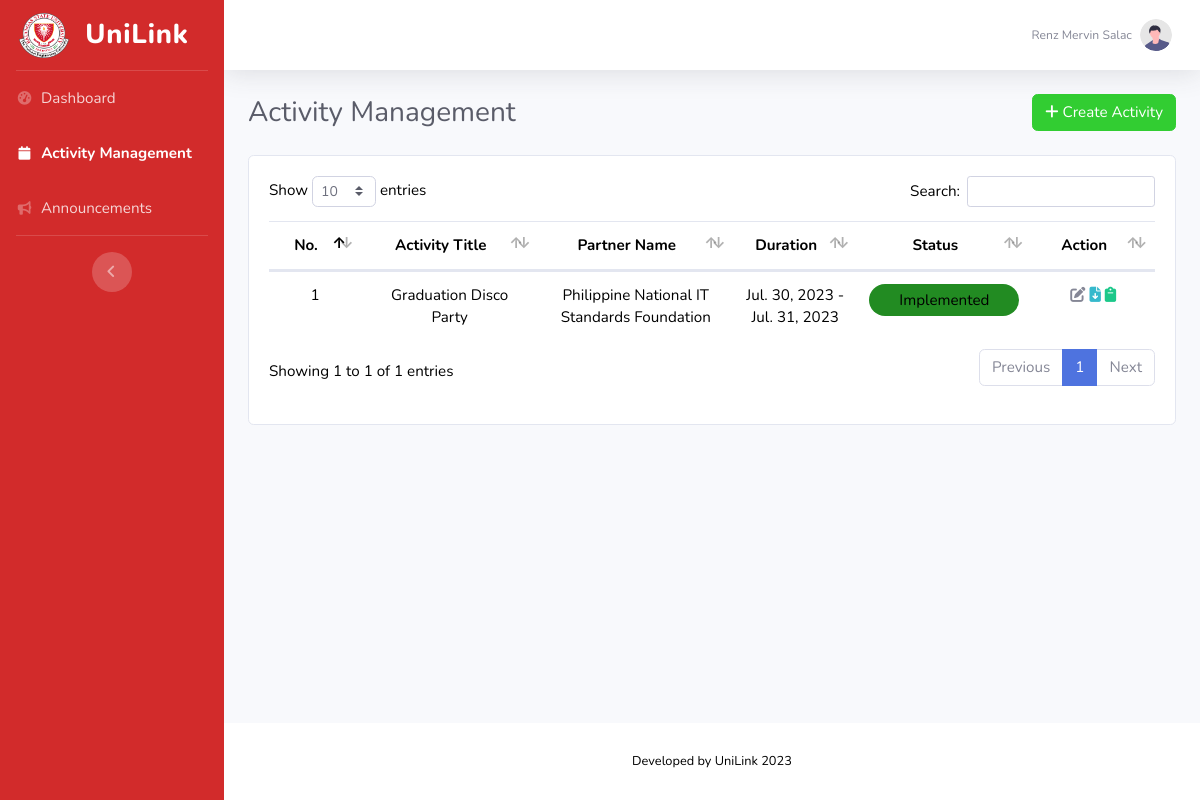
The app's page /FACULTY_ASSOCDEAN/ui-formsPreview.php (signed in), older data.
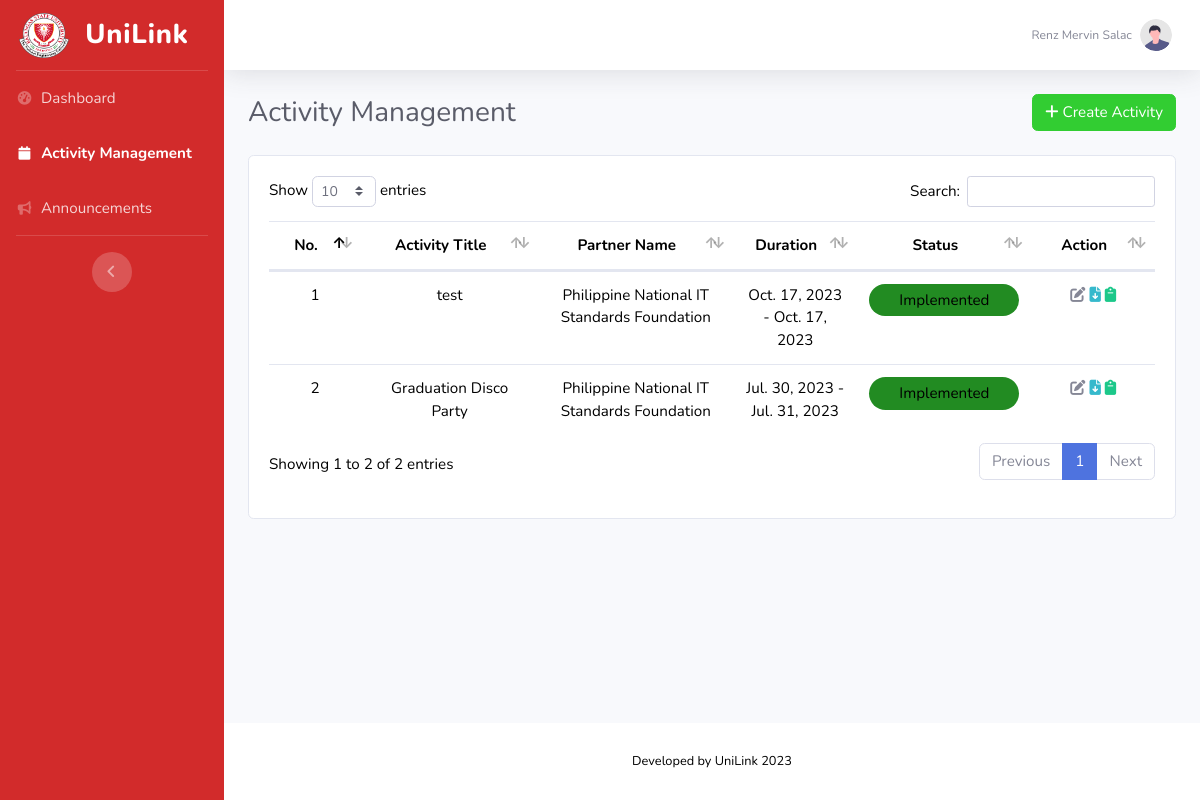
The same page, newer data.
### tables this page shows
CREATE TABLE `users` (
  `id` int(11) NOT NULL,
  `title` varchar(100) NOT NULL,
  `first_name` varchar(100) NOT NULL,
  `mid_name` varchar(100) NOT NULL,
  `last_name` varchar(100) NOT NULL,
  `sex` varchar(25) NOT NULL,
  `email` varchar(100) NOT NULL,
  `campus` varchar(255) NOT NULL,
  `college` varchar(255) NOT NULL,
  `pass` varchar(255) NOT NULL,
  `privelege` varchar(25) NOT NULL
);

CREATE TABLE `activityform` (
  `id` varchar(255) NOT NULL DEFAULT uuid(),
  `activity_title` varchar(255) DEFAULT NULL,
  `campus` varchar(255) DEFAULT NULL,
  `college` varchar(100) DEFAULT NULL,
  `program` varchar(100) DEFAULT NULL,
  `partner_type` varchar(100) DEFAULT NULL,
  `partner` varchar(100) DEFAULT NULL,
  `start_date` date DEFAULT NULL,
  `end_date` date DEFAULT NULL,
  `rationale` mediumtext DEFAULT NULL,
  `objective` mediumtext DEFAULT NULL,
  `budget` varchar(100) DEFAULT NULL
);

### FACULTY_ASSOCDEAN/ui-formsPreview.php (the view, shortened to what this page needs)
<!DOCTYPE html>
<html lang="en">
<head>
    <link href="vendor/fontawesome-free/css/all.min.css" rel="stylesheet" type="text/css">
     <link href="css/sb-admin-2.min.css" rel="stylesheet">
     <link rel="stylesheet" href="https://cdnjs.cloudflare.com/ajax/libs/twitter-bootstrap/4.5.2/css/bootstrap.css">
    <link href="https://maxcdn.bootstrapcdn.com/bootstrap/4.5.2/css/bootstrap.min.css" rel="stylesheet">
    <link href="vendor/datatables/dataTables.bootstrap4.min.css" rel="stylesheet">
    <link href="css/sb-admin-2.min.css" rel="stylesheet">
</head>
<body id="page-top">
    <div id="wrapper">
        <ul class="navbar-nav bg-gradient-primary sidebar sidebar-dark accordion" id="accordionSidebar">
            <a class="sidebar-brand d-flex align-items-center justify-content-center" href="index.php">
                <img src="..\imgs\BSU.png" height="45" width="50">
                <div class="sidebar-brand-text mx-3">UniLink</div>
            </a>
            <hr class="sidebar-divider my-0">
            <li class="nav-item">
                <a class="nav-link" href="index.php">
                    <i class="fas fa-fw fa-tachometer-alt"></i>
                    <span>Dashboard</span></a>
            </li>
            <li class="nav-item active">
                <a class="nav-link" href="ui-formsPreview.php">
                    <i class="fas fa-fw fa-calendar"></i>
                    <span>Activity Management</span></a>
            </li>
            <li class="nav-item">
                <a class="nav-link" href="ui-announcement.php">
                    <i class="fas fa-fw fa-bullhorn"></i>
                    <span>Announcements</span>
                </a>
            </li>
            <hr class="sidebar-divider">
            <div class="text-center d-none d-md-inline">
                <button class="rounded-circle border-0" id="sidebarToggle"></button>
            </div>
        </ul>
        <div id="content-wrapper" class="d-flex flex-column">
            <div id="content">
                <nav class="navbar navbar-expand navbar-light bg-white topbar mb-4 static-top shadow">
                    <ul class="navbar-nav ml-auto">
                        <li class="nav-item dropdown no-arrow">
                            <a class="nav-link dropdown-toggle" href="#" id="userDropdown" role="button"
                                data-toggle="dropdown" aria-haspopup="true" aria-expanded="false">
                                <?php
                                      $id = $_SESSION['id'];
                                      include '../db.php';
                                      $sql = "SELECT * FROM `users` WHERE `id` = '$id'";
                                      $result = $conn->query($sql);
                                      $row = $result->fetch_assoc();
                                  ?>
                                <span class="mr-2 d-none d-lg-inline text-gray-600 small"><?=$row['first_name']." ".$row['last_name']?></span>
                                <img class="img-profile rounded-circle"
                                    src="imgs/undraw_profile.svg">
                            </a>
                        </li>
                    </ul>
                </nav>
                <div class="container-fluid">
                    <div class="d-flex justify-content-between align-items-center mb-4">
                        <h3 class="h3 mb-0 text-gray-800">Activity Management</h3>
                        <div class="d-flex">
                            <a class="btn btn-primary rounded-fill" href="ui-forms.php" role="button">
                                <i class="fas fa-plus"></i> Create Activity
                            </a>
                        </div>
                    </div>
                    <div class="card">
                        <div class="card-body">
                            <div class="table">
                             <table id="activityTable" class="display" data-ordering="true" data-paging="true" data-searching="true">
                                <thead style='text-align: center;'>
                                    <tr>
                                        <th >No.</th>
                                        <th style="width: 20%">Activity Title</th>
                                        <th style="width: 22%;">Partner Name</th>
                                        <th style="width: 14%">Duration</th>
                                        <th>Status</th>
                                        <th>Action</th>
                                    </tr>
                                </thead>
                               <tbody>
                        <?php
                        $college = $_SESSION['college'];
                        $sql = "SELECT * FROM `activityform` WHERE `college` = '$college'";
                        $result = $conn->query($sql);
                        if ($result->num_rows > 0) {
                            $i = 1;
                            while ($row = $result->fetch_assoc()) {
                                $status = '';
                                $start_date = strtotime($row['start_date']);
                                $end_date = strtotime($row['end_date']);
                                $today = strtotime(date('Y-m-d'));
                                if ($start_date > $today) {
                                    $status = 'For Implementation';
                                    $textColor = '#d7d0d0';
                                } elseif ($start_date <= $today && $end_date > $today) {
                                    $status = 'Ongoing';
                                    $textColor = 'orange';
                                } elseif ($end_date <= $today) {
                                    $status = 'Implemented';
                                    $textColor = '#228B22';
                                }
                                echo "<tr>";
                                echo "<td style='text-align: center;'>" . $i . "</td>";
                                echo "<td style='text-align: center;'>" . $row["activity_title"] . "</td>";
                                echo "<td style='text-align: center;'>" . $row["partner"] . "</td>";
                                echo "<td style='text-align: center;'>" . date("M. d, Y", $start_date) . " - " . date("M. d, Y", $end_date) . " </td>";
                                echo '<td style="text-align: center;"><div style="background-color: '.$textColor.'; color: #000000; padding: 5px; border-radius: 45px;">' . $status . '</div></td>';
                                if($status == "Implemented") {
                                    echo "
                                        <td style='text-align: center;'>
                                            <a href='ui-formsEdit.php?id=" . $row["id"] . "'>
                                                <span class='fas fa-edit text-secondary' title='Edit'></span>
                                            </a>
                                            <a href='pdf.php?id=". $row["id"]."' target='_blank' class='fas fa-file-download text-info' title='Request Form'></a>
                                            <a href='report.php?id=" . $row['id'] . "' class='fas fa-clipboard text-success' title='Narrative Report'></a>
                                        </td>
                                    ";
                                }
                                echo "</tr>";
                                $i++;
                            }
                        } else {
                            echo "No data found";
                        }
                        ?>
                        </tbody>
                            </table>
                        </div>
                    </div>
                    </div>
                </div>
            </div>
                <footer class="sticky-footer bg-white">
                    <div class="container my-auto">
                        <div class="copyright text-center my-auto">
                            <span>Developed by UniLink 2023</span>
                        </div>
                    </div>
                </footer>
            </div>
<?php
    include 'footer.php';
?>
    </body>
</html>

### FACULTY_ASSOCDEAN/footer.php (shortened to what this page needs)
</body>
</html>

Row changes from the older to the newer data that the page shows:
added activityform: activity_title "test", partner "Philippine National IT Standards Foundation", start_date "Oct. 17, 2023", end_date "Oct. 17, 2023", status "Implemented"
Text that changed along with them:
text written by a page script: "Show entries Search: Showing 1 to 1 of 1 entries Previous 1 Next" → "Show entries Search: Showing 1 to 2 of 2 entries Previous 1 Next"
